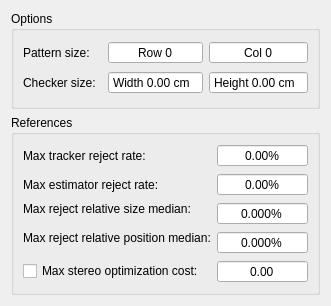
<?xml version="1.0" encoding="UTF-8"?>
<ui version="4.0">
 <class>thoht::StereoModuleVerificationConfigWidget</class>
 <widget class="QWidget" name="thoht::StereoModuleVerificationConfigWidget">
  <property name="geometry">
   <rect>
    <x>0</x>
    <y>0</y>
    <width>331</width>
    <height>306</height>
   </rect>
  </property>
  <property name="windowTitle">
   <string>Stereo Module Verification Settings</string>
  </property>
  <layout class="QVBoxLayout" name="verticalLayout">
   <item>
    <widget class="QGroupBox" name="groupOptions">
     <property name="title">
      <string>Options</string>
     </property>
     <layout class="QGridLayout" name="gridLayout">
      <item row="0" column="0">
       <widget class="QLabel" name="patternSizeLabel">
        <property name="text">
         <string>Pattern size:</string>
        </property>
       </widget>
      </item>
      <item row="0" column="1">
       <widget class="QSpinBox" name="patternSizeRow">
        <property name="alignment">
         <set>Qt::AlignCenter</set>
        </property>
        <property name="buttonSymbols">
         <enum>QAbstractSpinBox::NoButtons</enum>
        </property>
        <property name="suffix">
         <string/>
        </property>
        <property name="prefix">
         <string>Row </string>
        </property>
       </widget>
      </item>
      <item row="0" column="2">
       <widget class="QSpinBox" name="patternSizeCol">
        <property name="alignment">
         <set>Qt::AlignCenter</set>
        </property>
        <property name="buttonSymbols">
         <enum>QAbstractSpinBox::NoButtons</enum>
        </property>
        <property name="prefix">
         <string>Col </string>
        </property>
       </widget>
      </item>
      <item row="1" column="0">
       <widget class="QLabel" name="checkerSizeLabel">
        <property name="text">
         <string>Checker size:</string>
        </property>
       </widget>
      </item>
      <item row="1" column="1">
       <widget class="QDoubleSpinBox" name="checkerSizeWidth">
        <property name="buttonSymbols">
         <enum>QAbstractSpinBox::NoButtons</enum>
        </property>
        <property name="prefix">
         <string>Width </string>
        </property>
        <property name="suffix">
         <string> cm</string>
        </property>
       </widget>
      </item>
      <item row="1" column="2">
       <widget class="QDoubleSpinBox" name="checkerSizeHeight">
        <property name="buttonSymbols">
         <enum>QAbstractSpinBox::NoButtons</enum>
        </property>
        <property name="prefix">
         <string>Height </string>
        </property>
        <property name="suffix">
         <string> cm</string>
        </property>
       </widget>
      </item>
     </layout>
    </widget>
   </item>
   <item>
    <widget class="QGroupBox" name="groupReference">
     <property name="title">
      <string>References</string>
     </property>
     <layout class="QGridLayout" name="gridLayout_2">
      <item row="0" column="0">
       <widget class="QLabel" name="maxTrackerRRLabel">
        <property name="text">
         <string>Max tracker reject rate:</string>
        </property>
       </widget>
      </item>
      <item row="0" column="1">
       <widget class="QDoubleSpinBox" name="maxTrackerRR">
        <property name="alignment">
         <set>Qt::AlignCenter</set>
        </property>
        <property name="buttonSymbols">
         <enum>QAbstractSpinBox::NoButtons</enum>
        </property>
        <property name="suffix">
         <string notr="true">%</string>
        </property>
       </widget>
      </item>
      <item row="1" column="0">
       <widget class="QLabel" name="maxEstimatorRRLabel">
        <property name="text">
         <string>Max estimator reject rate:</string>
        </property>
       </widget>
      </item>
      <item row="1" column="1">
       <widget class="QDoubleSpinBox" name="maxEstimatorRR">
        <property name="alignment">
         <set>Qt::AlignCenter</set>
        </property>
        <property name="buttonSymbols">
         <enum>QAbstractSpinBox::NoButtons</enum>
        </property>
        <property name="suffix">
         <string notr="true">%</string>
        </property>
       </widget>
      </item>
      <item row="2" column="0">
       <widget class="QLabel" name="maxRejectSizeMedianLabel">
        <property name="text">
         <string>Max reject relative size median:</string>
        </property>
       </widget>
      </item>
      <item row="2" column="1" rowspan="2">
       <widget class="QDoubleSpinBox" name="maxRejectSizeMedian">
        <property name="alignment">
         <set>Qt::AlignCenter</set>
        </property>
        <property name="buttonSymbols">
         <enum>QAbstractSpinBox::NoButtons</enum>
        </property>
        <property name="suffix">
         <string notr="true">%</string>
        </property>
        <property name="decimals">
         <number>3</number>
        </property>
       </widget>
      </item>
      <item row="3" column="0" rowspan="2">
       <widget class="QLabel" name="maxRejectPoseMedianLabel">
        <property name="text">
         <string>Max reject relative position median:</string>
        </property>
       </widget>
      </item>
      <item row="4" column="1">
       <widget class="QDoubleSpinBox" name="maxRejectPoseMedian">
        <property name="alignment">
         <set>Qt::AlignCenter</set>
        </property>
        <property name="buttonSymbols">
         <enum>QAbstractSpinBox::NoButtons</enum>
        </property>
        <property name="suffix">
         <string notr="true">%</string>
        </property>
        <property name="decimals">
         <number>3</number>
        </property>
       </widget>
      </item>
      <item row="5" column="0">
       <widget class="QCheckBox" name="useMaxStereoOptCost">
        <property name="text">
         <string>Max stereo optimization cost:</string>
        </property>
       </widget>
      </item>
      <item row="5" column="1">
       <widget class="QDoubleSpinBox" name="maxStereoOptCost">
        <property name="alignment">
         <set>Qt::AlignCenter</set>
        </property>
        <property name="buttonSymbols">
         <enum>QAbstractSpinBox::NoButtons</enum>
        </property>
       </widget>
      </item>
     </layout>
    </widget>
   </item>
  </layout>
 </widget>
 <resources/>
 <connections/>
</ui>
